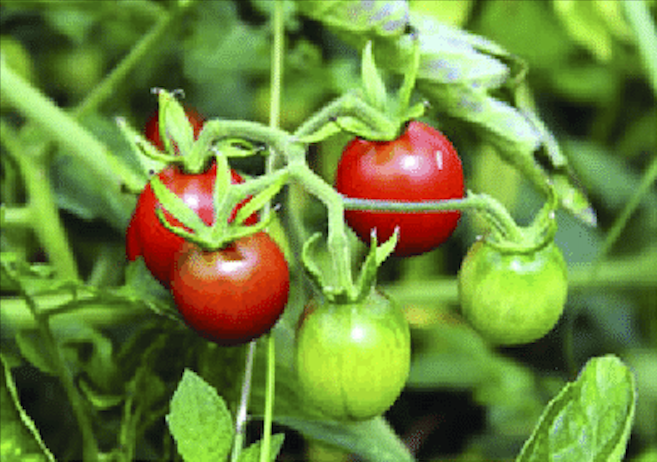
#> input picture picture/RipeFruit2.png, 1314 x 924 px (shown at 1/2 size)
$ python main.py
#> lines starting #> are read from the running program, lines starting #| are printed output that depends on the picture; after the words box and inside, x2 and y2 are one past the last pixel; in counts of white or black regions, pixels touching at a corner belong together
import numpy as np
import matplotlib.pyplot as plt
import cv2


def kmeans(pixels, iterations, k=3):
    global labels
    centroids = np.array([[255, 0, 0],  # Đỏ
                          [0, 255, 0],  # Xanh lá
                          [128, 128, 128]])  # Màu xám

    for _ in range(iterations):
        distances = np.sqrt(((pixels[:, np.newaxis] - centroids) ** 2).sum(axis=2))
        labels = np.argmin(distances, axis=1)

        for i in range(k):
            if np.any(labels == i):
                centroids[i] = pixels[labels == i].mean(axis=0)

    quantized_image = centroids[labels].reshape(-1, 3)

    return quantized_image.astype(np.uint8), labels, centroids


def detect_ripe_fruits(image, iterations):
    rgb_image = cv2.cvtColor(image, cv2.COLOR_BGR2RGB)
    pixel_values = rgb_image.reshape((-1, 3)).astype(np.float32)

    # Sử dụng hàm kmeans với số vòng lặp
    quantized_image, labels, centers = kmeans(pixel_values, iterations=iterations)

    segmented_image = quantized_image.reshape(rgb_image.shape)

    # Tạo mặt nạ cho màu đỏ với giới hạn rộng hơn
    red_mask = cv2.inRange(segmented_image, (120, 0, 0), (255, 120, 120))

    # Tìm đường viền trong mặt nạ đỏ
    contours, _ = cv2.findContours(red_mask, cv2.RETR_EXTERNAL, cv2.CHAIN_APPROX_SIMPLE)

    # Hàm loại bỏ các đường viền nhỏ
    def remove_small_boxes(contours, min_area=1000):
        filtered_contours = []
        for cnt in contours:
            area = cv2.contourArea(cnt)
            if area > min_area:
                filtered_contours.append(cnt)
        return filtered_contours

    contours = remove_small_boxes(contours, min_area=1500)

    # Hàm hợp nhất các hộp gần nhau
    def merge_nearby_boxes(boxes, max_distance=10):
        merged_boxes = []
        for box in boxes:
            x, y, w, h = box
            merged = False
            for i, merged_box in enumerate(merged_boxes):
                mx, my, mw, mh = merged_box
                if (abs(x - mx) < max_distance or
                        abs(x + w - (mx + mw)) < max_distance or
                        abs(y - my) < max_distance or
                        abs(y + h - (my + mh)) < max_distance):
                    x1 = min(x, mx)
                    y1 = min(y, my)
                    x2 = max(x + w, mx + mw)
                    y2 = max(y + h, my + mh)
                    merged_boxes[i] = [x1, y1, x2 - x1, y2 - y1]
                    merged = True
                    break
            if not merged:
                merged_boxes.append([x, y, w, h])
        return merged_boxes

    boxes = [cv2.boundingRect(cnt) for cnt in contours]
    merged_boxes = merge_nearby_boxes(boxes, max_distance=10)

    # Hàm loại bỏ các hộp bên trong
    def remove_inner_boxes(boxes):
        outer_boxes = []
        for box in boxes:
            x, y, w, h = box
            is_inner = False
            for outer_box in outer_boxes:
                ox, oy, ow, oh = outer_box
                if (x >= ox and x + w <= ox + ow and
                        y >= oy and y + h <= oy + oh):
                    is_inner = True
                    break
            if not is_inner:
                outer_boxes.append(box)
        return outer_boxes

    final_boxes = remove_inner_boxes(merged_boxes)

    # Vẽ hình chữ nhật quanh các quả chín
    result_image = rgb_image.copy()
    for box in final_boxes:
        x, y, w, h = box
        cv2.rectangle(result_image, (x, y), (x + w, y + h), (255, 0, 0), 2)  # Vẽ hình chữ nhật quanh quả chín

    return result_image, segmented_image


if __name__ == "__main__":
    image = cv2.imread('picture/RipeFruit2.png')
#> image is the input picture: shape (924, 1314, 3); mean B, G, R 59.2, 135.6, 110

    # Phát hiện trái chín với 5 vòng lặp
    segmented_result_5, kmeans_result_5 = detect_ripe_fruits(image, iterations=5)
#> after the loop in kmeans, `for _ in range(iterations):`: centroids = [[178, 41, 17], [59, 84, 29], [150, 199, 94]]
#> in detect_ripe_fruits, `segmented_image = quantized_image.reshape(rgb_image.shape)`:
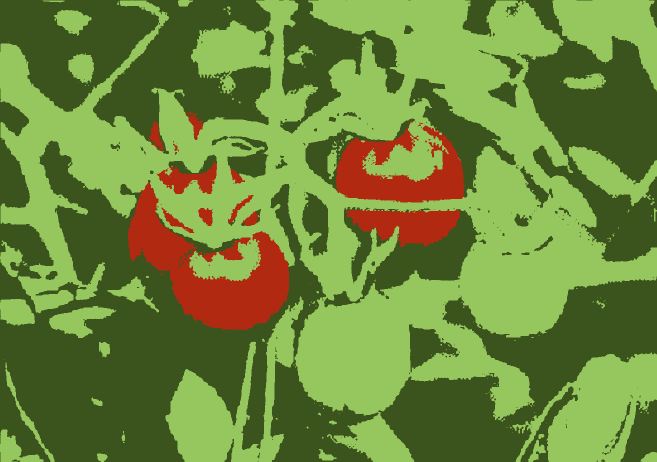
#> segmented_image: shape (924, 1314, 3) (shown at 1/2 size); mean R, G, B 109.5, 135.2, 58.7
#> in detect_ripe_fruits, `red_mask = cv2.inRange(segmented_image, (120, 0, 0), (255, 120, 120))`:
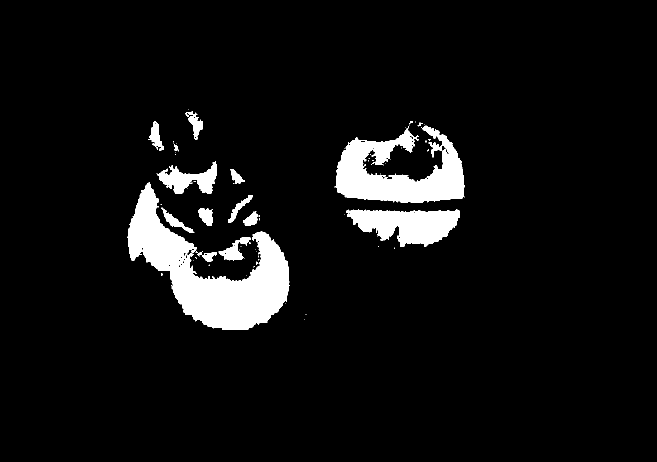
#> red_mask: shape (924, 1314) (shown at 1/2 size); 6.5% white; 73 white regions (57 under 20 px)
#> in detect_ripe_fruits, `contours, _ = cv2.findContours(red_mask, cv2.RETR_EXTERNAL, cv2.CHAIN_..`: contours = 73 contours, 58 with area under 20; largest, box (x1, y1, x2, y2) and area: (255, 365, 579, 660) 36030, (669, 251, 929, 405) 20871, (692, 419, 920, 494) 10632, (313, 322, 434, 388) 3484, (437, 475, 501, 521) 1124
#> the loop in remove_small_boxes, `for cnt in contours:` made 73 passes
#> area on passes 14, 16, 23, 28, 29, 30, 31, 36, 38, 43, 46, 58: 300, 21.5, 1123.5, 468.5, 10632, 672, 684, 547.5, 36030, 361, 3484, 46.5
#> after the loop in remove_small_boxes, `for cnt in contours:`: filtered_contours = 4 contours; box (x1, y1, x2, y2) and area: (255, 365, 579, 660) 36030, (669, 251, 929, 405) 20871, (692, 419, 920, 494) 10632, (313, 322, 434, 388) 3484
#> in detect_ripe_fruits, `contours = remove_small_boxes(contours, min_area=1500)`: contours has the same summary as filtered_contours in remove_small_boxes
#> in detect_ripe_fruits, `boxes = [cv2.boundingRect(cnt) for cnt in contours]`: boxes = [(692, 419, 228, 75), (255, 365, 324, 295), (313, 322, 121, 66), (669, 251, 260, 154)]
#> the loop in merge_nearby_boxes, `for box in boxes:` made 4 passes
#> after the loop in merge_nearby_boxes, `for box in boxes:`: merged_boxes = [[669, 251, 260, 243], [255, 365, 324, 295], [313, 322, 121, 66]]
#> the loop in remove_inner_boxes, `for box in boxes:` made 3 passes
#> after the loop in remove_inner_boxes, `for box in boxes:`: outer_boxes has the same summary as merged_boxes in merge_nearby_boxes
#> in detect_ripe_fruits, `final_boxes = remove_inner_boxes(merged_boxes)`: final_boxes has the same summary as merged_boxes in merge_nearby_boxes
#> the loop in detect_ripe_fruits, `for box in final_boxes:` made 3 passes
#> after the loop in detect_ripe_fruits, `for box in final_boxes:`:
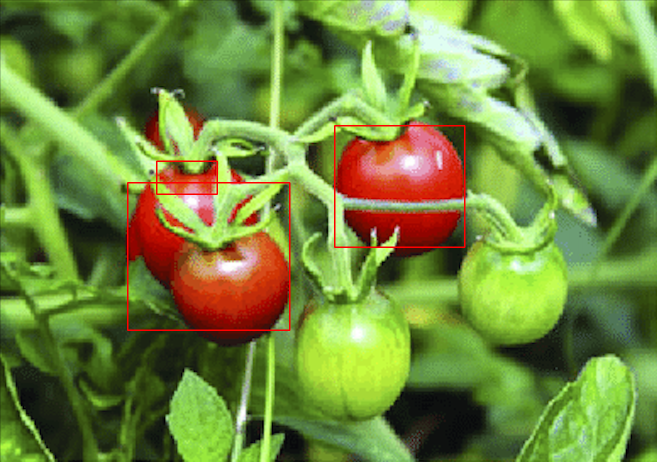
#> result_image: shape (924, 1314, 3) (shown at 1/2 size); mean R, G, B 110.8, 134.8, 58.8

    # Phát hiện trái chín với 10 vòng lặp
    segmented_result_10, kmeans_result_10 = detect_ripe_fruits(image, iterations=10)
#> call 2 of detect_ripe_fruits, with iterations = 10
#> in detect_ripe_fruits (call 2), `quantized_image, labels, centers = kmeans(pixel_values, iterations=ite..`: centers = [[177, 41, 17], [62, 90, 32], [155, 204, 97]]
#> in detect_ripe_fruits (call 2), `segmented_image = quantized_image.reshape(rgb_image.shape)`:
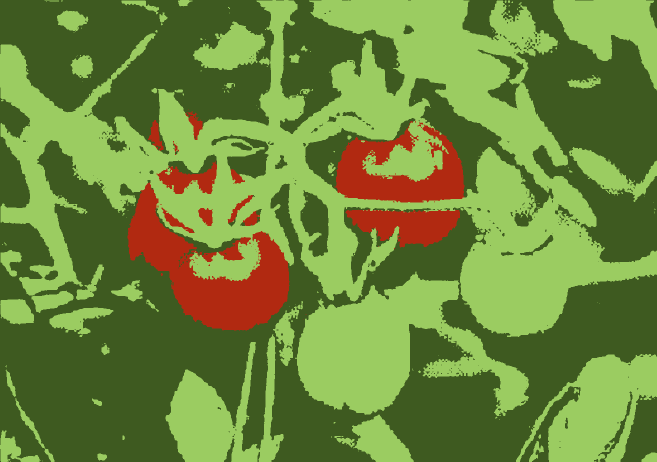
#> segmented_image: shape (924, 1314, 3) (shown at 1/2 size); mean R, G, B 109.3, 135.4, 58.7
#> in detect_ripe_fruits (call 2), `red_mask = cv2.inRange(segmented_image, (120, 0, 0), (255, 120, 120))`:
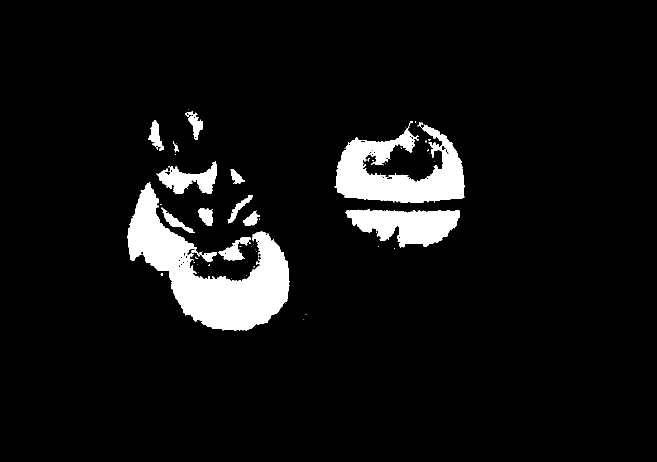
#> red_mask: shape (924, 1314) (shown at 1/2 size); 6.6% white; 71 white regions (54 under 20 px)
#> in detect_ripe_fruits (call 2), `contours, _ = cv2.findContours(red_mask, cv2.RETR_EXTERNAL, cv2.CHAIN_..`: contours = 71 contours, 56 with area under 20; largest, box (x1, y1, x2, y2) and area: (255, 365, 579, 661) 36555, (669, 242, 929, 405) 21106, (691, 419, 920, 495) 10914, (313, 322, 434, 388) 3573, (437, 474, 502, 521) 1161
#> the loop in remove_small_boxes (call 2), `for cnt in contours:` made 71 passes
#> area on passes 17, 25, 28, 29, 30, 31, 36, 39, 44, 48, 59, 67: 354, 1161, 484, 10913.5, 680, 698.5, 567.5, 36555, 367.5, 3573, 51, 21106.5
#> after the loop in remove_small_boxes (call 2), `for cnt in contours:`: filtered_contours = 4 contours; box (x1, y1, x2, y2) and area: (255, 365, 579, 661) 36555, (669, 242, 929, 405) 21106, (691, 419, 920, 495) 10914, (313, 322, 434, 388) 3573
#> in detect_ripe_fruits (call 2), `contours = remove_small_boxes(contours, min_area=1500)`: contours has the same summary as filtered_contours in remove_small_boxes
#> in detect_ripe_fruits (call 2), `boxes = [cv2.boundingRect(cnt) for cnt in contours]`: boxes = [(691, 419, 229, 76), (255, 365, 324, 296), (313, 322, 121, 66), (669, 242, 260, 163)]
#> the loop in merge_nearby_boxes (call 2), `for box in boxes:` made 4 passes
#> in detect_ripe_fruits (call 2), `merged_boxes = merge_nearby_boxes(boxes, max_distance=10)`: merged_boxes = [[669, 242, 260, 253], [255, 365, 324, 296], [313, 322, 121, 66]]
#> the loop in remove_inner_boxes (call 2), `for box in boxes:` made 3 passes
#> in detect_ripe_fruits (call 2), `final_boxes = remove_inner_boxes(merged_boxes)`: final_boxes has the same summary as merged_boxes
#> the loop in detect_ripe_fruits (call 2), `for box in final_boxes:` made 3 passes
#> after the loop in detect_ripe_fruits (call 2), `for box in final_boxes:`:
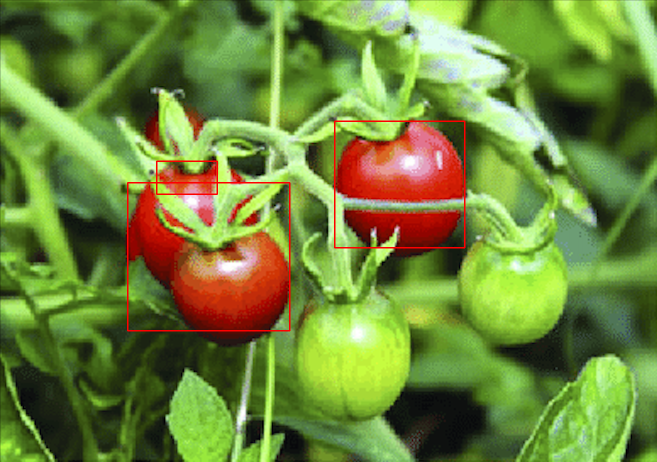
#> result_image: shape (924, 1314, 3) (shown at 1/2 size); mean R, G, B 110.8, 134.8, 58.8

    # Hiển thị kết quả
    plt.figure(figsize=(15, 10))

    plt.subplot(2, 3, 1)
    plt.imshow(cv2.cvtColor(image, cv2.COLOR_BGR2RGB))
    plt.title('Ảnh gốc')
    plt.axis('off')

    plt.subplot(2, 3, 2)
    plt.imshow(kmeans_result_5)
    plt.title('Kết quả phân cụm (5 vòng lặp)')
    plt.axis('off')

    plt.subplot(2, 3, 3)
    plt.imshow(segmented_result_5)
    plt.title('Kết quả phát hiện trái chín (5 vòng lặp)')
    plt.axis('off')

    plt.subplot(2, 3, 5)
    plt.imshow(kmeans_result_10)
    plt.title('Kết quả phân cụm (10 vòng lặp)')
    plt.axis('off')

    plt.subplot(2, 3, 6)
    plt.imshow(segmented_result_10)
    plt.title('Kết quả phát hiện trái chín (10 vòng lặp)')
    plt.axis('off')

    plt.tight_layout()
    plt.show()

$ run again, with picture/RipeFruit1 1.jpeg saved as picture/RipeFruit2.png
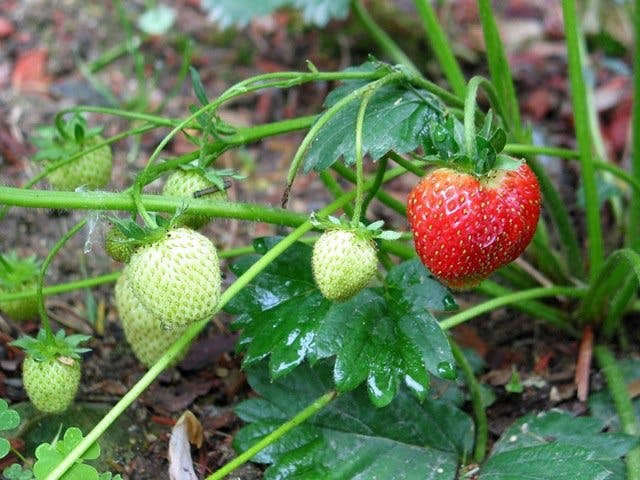
#> input picture picture/RipeFruit1 1.jpeg, 640 x 480 px
#> image is the input picture: shape (480, 640, 3); mean B, G, R 81.8, 120.2, 98.4
#> after the loop in kmeans, `for _ in range(iterations):`: centroids = [[194, 65, 62], [57, 84, 45], [132, 160, 120]]
#> in detect_ripe_fruits, `red_mask = cv2.inRange(segmented_image, (120, 0, 0), (255, 120, 120))`:
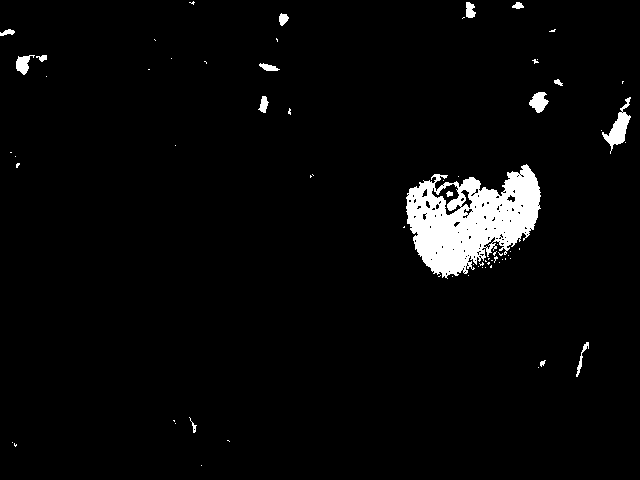
#> red_mask: shape (480, 640); 3.6% white; 71 white regions (55 under 20 px)
#> in detect_ripe_fruits, `contours, _ = cv2.findContours(red_mask, cv2.RETR_EXTERNAL, cv2.CHAIN_..`: contours = 70 contours, 57 with area under 20; largest, box (x1, y1, x2, y2) and area: (406, 164, 541, 279) 9378, (602, 97, 631, 154) 486, (529, 92, 549, 113) 228, (16, 55, 35, 75) 173, (466, 2, 476, 18) 100
#> the loop in remove_small_boxes, `for cnt in contours:` made 70 passes
#> area on passes 10, 40, 48, 49, 50, 52, 55, 60: 64, 9377.5, 486, 87.5, 228, 24.5, 75, 32.5
#> after the loop in remove_small_boxes, `for cnt in contours:`: filtered_contours = 1 contour; box (x1, y1, x2, y2) and area: (406, 164, 541, 279) 9378
#> in detect_ripe_fruits, `contours = remove_small_boxes(contours, min_area=1500)`: contours has the same summary as filtered_contours in remove_small_boxes
#> boxes = [(406, 164, 135, 115)]
#> the loop in merge_nearby_boxes, `for box in boxes:` made 1 pass
#> after the loop in merge_nearby_boxes, `for box in boxes:`: merged_boxes = [[406, 164, 135, 115]]
#> the loop in remove_inner_boxes, `for box in boxes:` made 1 pass
#> the loop in detect_ripe_fruits, `for box in final_boxes:` made 1 pass
#> centers = [[188, 64, 61], [61, 88, 49], [137, 164, 124]]
#> red_mask: shape (480, 640); 3.8% white; 103 white regions (79 under 20 px)
#> in detect_ripe_fruits (call 2), `contours, _ = cv2.findContours(red_mask, cv2.RETR_EXTERNAL, cv2.CHAIN_..`: contours = 103 contours, 84 with area under 20; largest, box (x1, y1, x2, y2) and area: (404, 164, 541, 279) 8752, (601, 96, 632, 154) 564, (529, 92, 550, 114) 262, (458, 1, 477, 20) 148, (447, 194, 466, 211) 135
#> the loop in remove_small_boxes (call 2), `for cnt in contours:` made 103 passes
#> area on passes 10, 17, 18, 39, 45, 52: 22, 23, 104, 135, 20.5, 8751.5
#> after the loop in remove_small_boxes (call 2), `for cnt in contours:`: filtered_contours = 1 contour; box (x1, y1, x2, y2) and area: (404, 164, 541, 279) 8752
#> in detect_ripe_fruits (call 2), `contours = remove_small_boxes(contours, min_area=1500)`: contours has the same summary as filtered_contours in remove_small_boxes
#> boxes = [(404, 164, 137, 115)]
#> the loop in merge_nearby_boxes (call 2), `for box in boxes:` made 1 pass
#> in detect_ripe_fruits (call 2), `merged_boxes = merge_nearby_boxes(boxes, max_distance=10)`: merged_boxes = [[404, 164, 137, 115]]
#> the loop in remove_inner_boxes (call 2), `for box in boxes:` made 1 pass
#> the loop in detect_ripe_fruits (call 2), `for box in final_boxes:` made 1 pass
#> after the loop in detect_ripe_fruits (call 2), `for box in final_boxes:`:
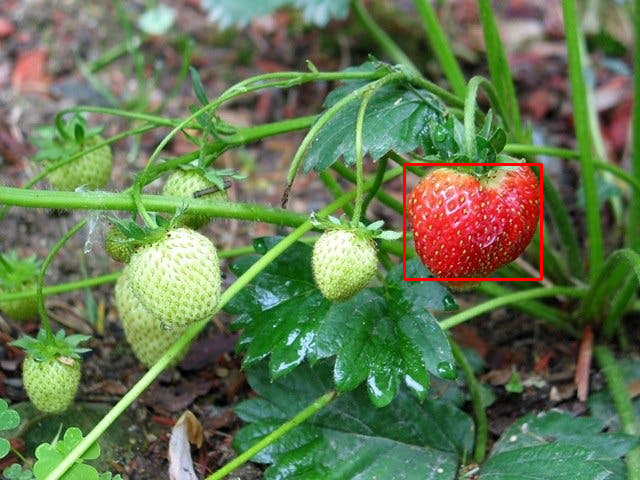
#> result_image: shape (480, 640, 3); mean R, G, B 99.2, 119.7, 81.5
